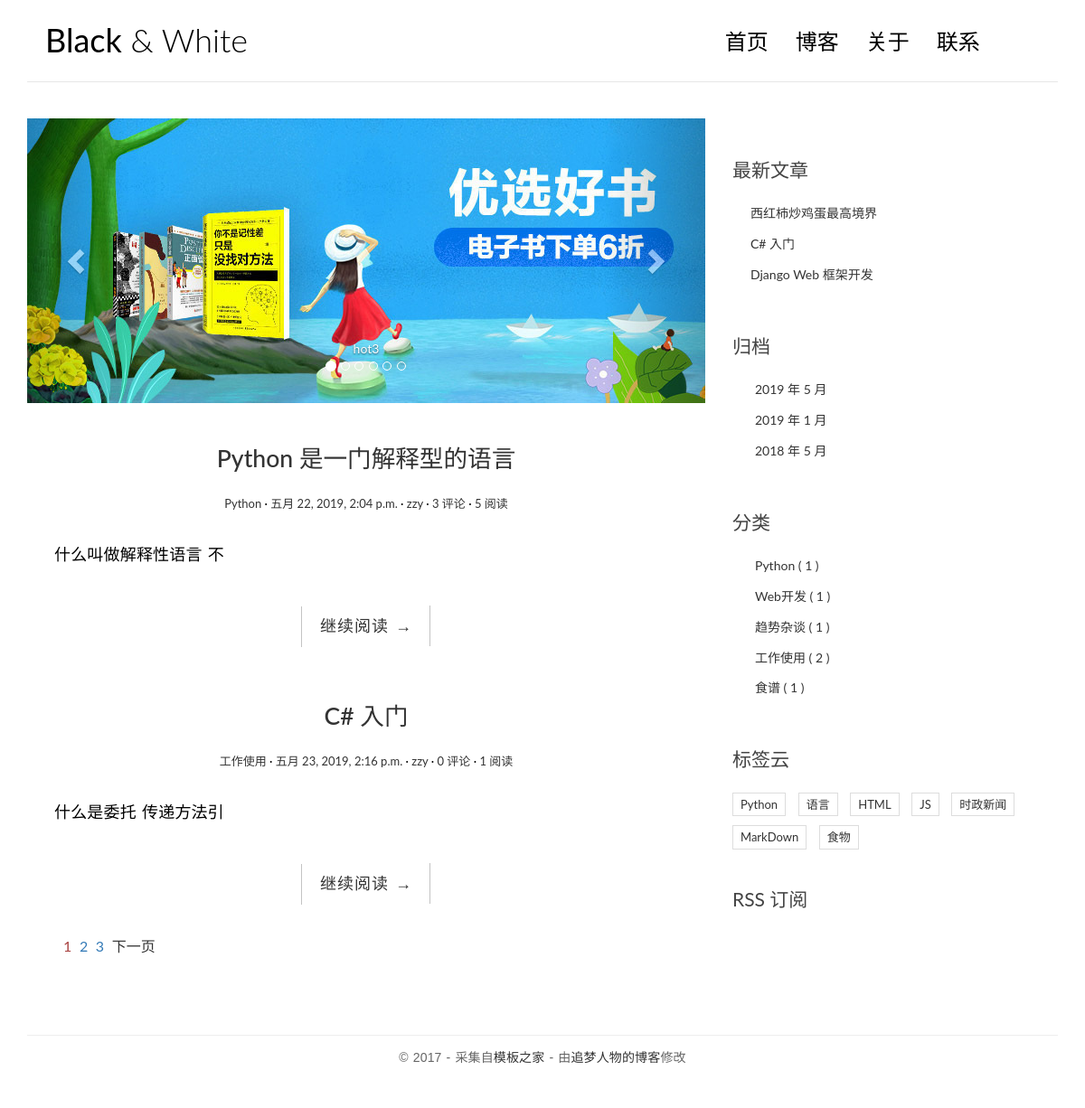
The app's page /, older data.
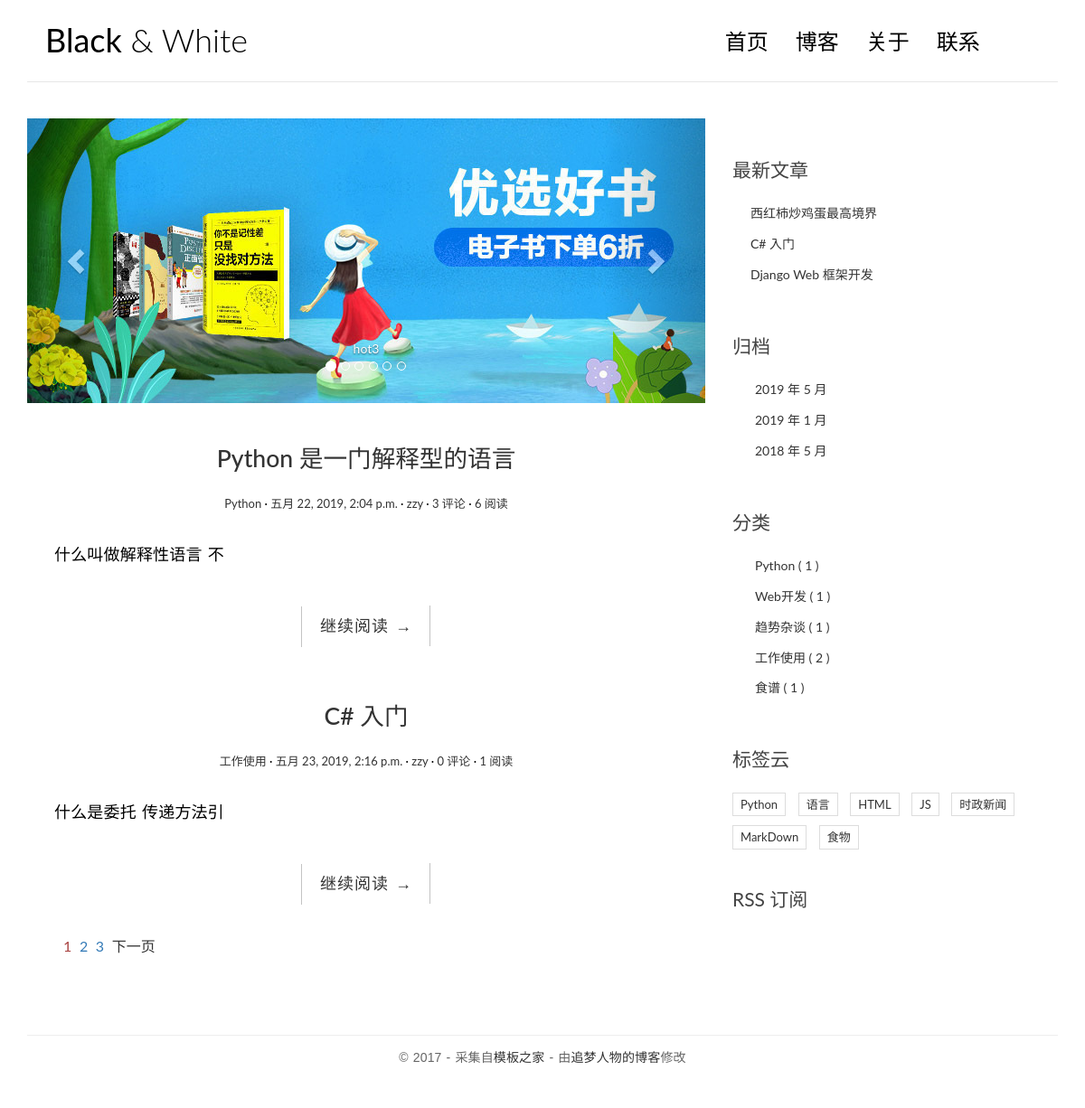
The same page, newer data.
### blog/models.py (models this page shows, shortened)
class Article(models.Model):
    title = models.CharField(max_length=50)
    body = models.TextField()
    create_time = models.DateTimeField(auto_now_add=True)
    update_time = models.DateTimeField(auto_now=True)
    views = models.PositiveIntegerField(default=0)
    category = models.ForeignKey(Category,on_delete=models.CASCADE)
    tags = models.ManyToManyField(Tag)
    auther = models.ForeignKey(User,models.CASCADE)
    class Meta():
        verbose_name = "文章"
        verbose_name_plural = verbose_name

class Category(models.Model):
    title = models.CharField(max_length=30)
    class Meta():
        verbose_name = "分类"
        verbose_name_plural = verbose_name

### blog/views.py (the view)
# urls.py: url(r'^$', views.index, name='index'),
def index(request):
    pagenum = request.GET.get("page")
    pagenum = 1 if pagenum==None  else pagenum
    articles = Article.objects.all().order_by("-views")
    paginator = Paginator(articles,2)
    page = paginator.get_page(pagenum)
    page.parms = "/"
    return render(request,'index.html',{"page":page})

### blog/templatetags/extend_fun.py (called while the page is built)
@register.filter(name='myslice')
def myslice(value,length):
    result = value[:length]
    print(result)
    return  result

@register.simple_tag(name='getcategorys')
def getcategorys():
    return Category.objects.all()

@register.simple_tag
def getlatestarticles(num = 3):
    return Article.objects.all().order_by("-create_time")[:num]

@register.simple_tag
def getarchives(num = 3):
    result =  Article.objects.dates("create_time",'month',order="DESC")[:num]
    print(result)
    return result

@register.simple_tag
def gettags():
    return Tag.objects.all()

@register.simple_tag
def getads():
    return Ads.objects.all()

### templates/index.html (shortened to what this page needs)
{% extends 'base.html' %}
{% load extend_fun %}
{% block left %}
<div id="carousel-example-generic" class="carousel slide" data-ride="carousel">
    {% getads as ads %}
    <ol class="carousel-indicators">
        {% for ad in ads %}
            {% if forloop.counter == 1 %}
                <li data-target="#carousel-example-generic" data-slide-to="0" class="active"></li>
            {% else %}
                <li data-target="#carousel-example-generic" data-slide-to="{{ forloop.counter|add:-1 }}"></li>
            {% endif %}
        {% endfor %}
    </ol>
    <div class="carousel-inner" role="listbox">
        {% for ad in ads %}
            {% if forloop.counter == 1 %}
                <div class="item active">
                    <img src="/static/media/{{ ad.img }}" alt="...">
                    <div class="carousel-caption">
                        {{ ad.desc }}
                    </div>
                </div>
            {% endif %}
        {% endfor %}
    </div>
    <a class="left carousel-control" href="#carousel-example-generic" role="button" data-slide="prev">
        <span class="glyphicon glyphicon-chevron-left" aria-hidden="true"></span>
    </a>
    <a class="right carousel-control" href="#carousel-example-generic" role="button" data-slide="next">
        <span class="glyphicon glyphicon-chevron-right" aria-hidden="true"></span>
    </a>
</div>
{% if page %}
{% for article in  page.object_list %}
<article class="post post-{{ article.id }}">
    <header class="entry-header">
        <h1 class="entry-title">
            <a href="{% url 'blog:detail' article.id %}">{{ article.title }}</a>
        </h1>
        <div class="entry-meta">
            <span class="post-category"><a href="#">  {{ article.category.title  }} </a></span>
            <span class="post-date"><a href="#"><time class="entry-date"
                                                      datetime="2012-11-09T23:15:57+00:00">{{ article.create_time }}</time></a></span>
            <span class="post-author"><a href="#"> {{ article.auther.username }} </a></span>
            <span class="comments-link"><a href="#">{{ article.comment_set.count }} 评论</a></span>
            <span class="views-count"><a href="#">{{ article.views }} 阅读</a></span>
        </div>
    </header>
    <div class="entry-content clearfix">
        <p>
            {{ article.body|myslice:20 }}
        </p>
        <div class="read-more cl-effect-14">
            <a href="{% url 'blog:detail' article.id %}" class="more-link">继续阅读 <span class="meta-nav">→</span></a>
        </div>
    </div>
</article>
{% empty %}
<li>没有文章对象</li>
{% endfor %}
{% else %}
没有文章信息
{% endif %}
<div class="pagination">
    <ul>
        {% for num in page.paginator.page_range %}
        {% if num == page.number %}
        <li><a class="text-danger" href="{{ page.parms }}?page={{num}}"> {{ num }} </a></li>
        {% else %}
        <li><a class="text-primary" href="{{ page.parms }}?page={{num}}"> {{ num }} </a></li>
        {% endif %}
        {% endfor %}
        {% if page.has_next %}
        <li><a href="{{ page.parms }}?page={{page.next_page_number}}">下一页</a></li>
        {% endif %}
    </ul>
</div>
{% endblock %}

Row changes from the older to the newer data that the page shows:
changed Article "Python 是一门解释型的语言": views "5" → "6"
